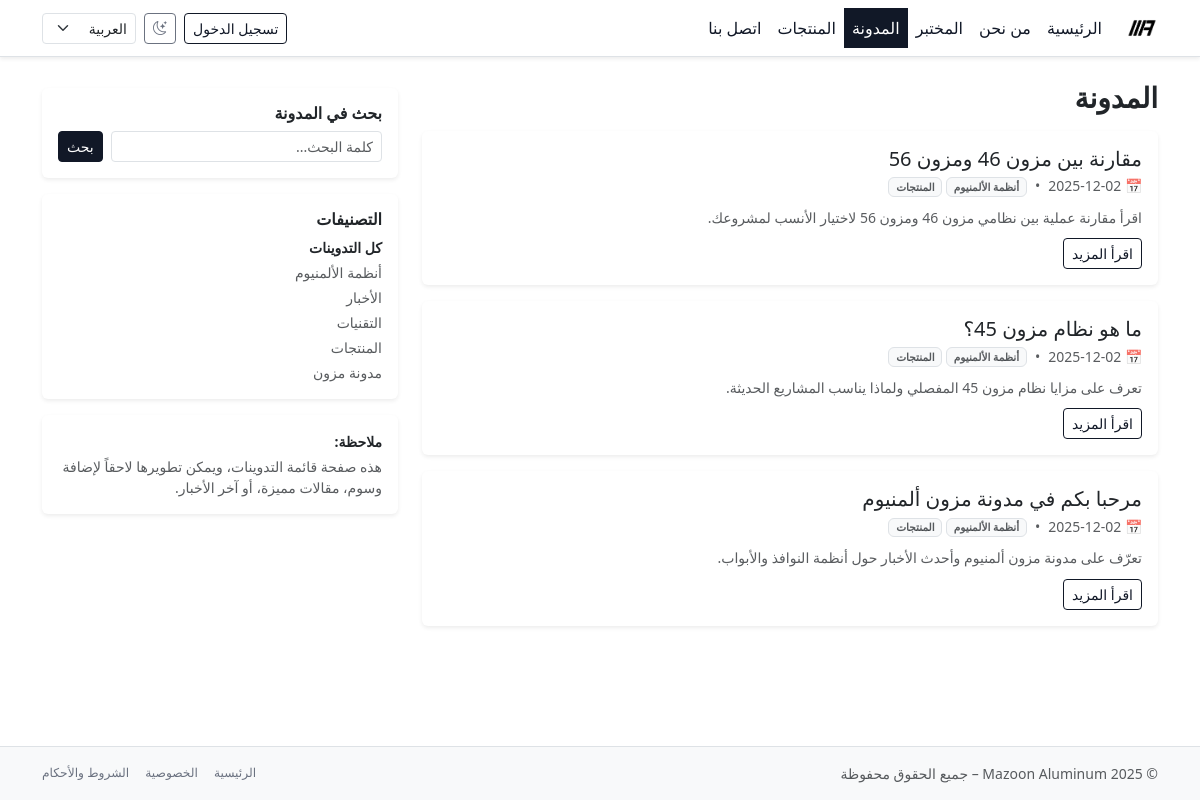
The page /ar/blog/ on the database its author committed.
### website/models.py (models this page shows, shortened)
class TimeStampedModel(models.Model):
    created_at = models.DateTimeField(default=timezone.now, editable=False)
    updated_at = models.DateTimeField(auto_now=True)
    class Meta:
        abstract = True

class BlogPost(TimeStampedModel):
    slug = models.SlugField(unique=True, max_length=200)
    title = models.CharField(max_length=200)
    body = models.TextField()
    meta_title = models.CharField(max_length=255, blank=True, null=True)
    meta_description = models.CharField(max_length=300, blank=True, null=True)
    thumbnail = models.ImageField(
        upload_to="blog/",
        blank=True,
        null=True,
    )
    is_published = models.BooleanField(default=True)
    published_at = models.DateTimeField(default=timezone.now)
    categories = models.ManyToManyField(
        Category,
        related_name="posts",
        blank=True,
    )
    tags = models.ManyToManyField(
        Tag,
        related_name="posts",
        blank=True,
    )
    class Meta:
        ordering = ("-published_at", "-id")
    def get_absolute_url(self):
        return reverse("blog_detail", kwargs={"slug": self.slug})

class Category(TimeStampedModel):
    slug = models.SlugField(unique=True, max_length=100)
    name = models.CharField(max_length=100)
    class Meta:
        ordering = ("name",)

### website/views.py (the view)
# urls.py: path("blog/", BlogListView.as_view(), name="blog_list"),
class BlogListView(ListView):
    model = BlogPost
    template_name = "website/blog_list.html"
    context_object_name = "posts"
    paginate_by = 5
    def get_queryset(self):
        q = self.request.GET.get("q", "").strip()
        qs = BlogPost.objects.filter(is_published=True)
        category_slug = self.kwargs.get("category_slug")
        self.current_category = None
        if category_slug:
            self.current_category = Category.objects.filter(
                slug=category_slug
            ).first()
            if self.current_category:
                qs = qs.filter(categories=self.current_category)
        if q:
            qs = qs.filter(
                Q(title__icontains=q) |
                Q(body__icontains=q)
            )
        self.search_query = q
        return qs
    def get_context_data(self, **kwargs):
        context = super().get_context_data(**kwargs)
        context["categories"] = Category.objects.all()
        context["current_category"] = getattr(self, "current_category", None)
        context["q"] = getattr(self, "search_query", "")
        return context

### core/context_processors/notifications.py (called while the page is built, shortened)
def notifications_context(request):
    user = request.user
    if not user.is_authenticated:
        return {}

### templates/website/blog_list.html (shortened to what this page needs)
{% extends "base.html" %}
{% load i18n static %}
{% block content %}
<div class="row g-4">
  <div class="col-lg-8">
    <header class="mb-3">
      <h1 class="h3 fw-bold mb-1 text-body">
        {% if current_category %}
          {{ current_category.name }}
        {% elif current_tag %}
          {% trans "الوسم" %}: {{ current_tag.name }}
        {% else %}
          {% trans "المدونة" %}
        {% endif %}
      </h1>
    </header>
    {% if posts %}
      <div class="vstack gap-3">
        {% for post in posts %}
          <article class="card border-0 shadow-sm">
            <div class="card-body d-flex flex-column">
              <h2 class="h5 mb-1">
                <a href="{{ post.get_absolute_url }}" class="text-decoration-none text-body">
                  {{ post.title }}
                </a>
              </h2>
              <div class="small text-muted mb-2 d-flex flex-wrap gap-2 align-items-center">
                <span>📅 {{ post.published_at|date:"Y-m-d" }}</span>
                {% with cats=post.categories.all %}
                  {% if cats %}
                    <span>•</span>
                    <span>
                      {% for c in cats %}
                        <span class="badge bg-light text-muted border">
                          {{ c.name }}
                        </span>
                      {% endfor %}
                    </span>
                  {% endif %}
                {% endwith %}
              </div>
              <p class="small mb-2 text-muted" style="line-height: 1.8;">
                {{ post.meta_description|default:post.body|truncatechars:220 }}
              </p>
              <a href="{{ post.get_absolute_url }}" class="btn btn-sm btn-outline-primary align-self-start">
                {% trans "اقرأ المزيد" %}
              </a>
            </div>
          </article>
        {% endfor %}
      </div>
    {% else %}
      <p class="text-muted mb-0">
        {% trans "لا توجد تدوينات متاحة حالياً." %}
      </p>
    {% endif %}
  </div>
  <div class="col-lg-4">
    <aside class="position-sticky" style="top: 88px;">
      <div class="card border-0 shadow-sm mb-3">
        <div class="card-body">
          <h2 class="h6 mb-2 fw-bold text-body">{% trans "بحث في المدونة" %}</h2>
          <form method="get" class="d-flex gap-2">
            <input type="text"
                   name="q"
                   class="form-control form-control-sm"
                   value="{{ q }}"
                   placeholder="{% trans 'كلمة البحث...' %}">
            <button class="btn btn-sm btn-primary" type="submit">
              {% trans "بحث" %}
            </button>
          </form>
        </div>
      </div>
      {% if categories %}
        <div class="card border-0 shadow-sm mb-3">
          <div class="card-body">
            <h2 class="h6 mb-2 fw-bold text-body">{% trans "التصنيفات" %}</h2>
            <div class="vstack gap-1 small">
              <a href="{% url 'blog_list' %}"
                 class="text-decoration-none {% if not current_category and not current_tag %}fw-bold text-body{% else %}text-muted{% endif %}">
                {% trans "كل التدوينات" %}
              </a>
              {% for c in categories %}
                <a href="{% url 'blog_category' category_slug=c.slug %}"
                   class="text-decoration-none {% if current_category and current_category.slug == c.slug %}fw-bold text-body{% else %}text-muted{% endif %}">
                  {{ c.name }}
                </a>
              {% endfor %}
            </div>
          </div>
        </div>
      {% endif %}
      <div class="card border-0 shadow-sm">
        <div class="card-body small text-muted">
          <strong class="d-block mb-1 text-body">{% trans "ملاحظة" %}:</strong>
          <p class="mb-0">
            {% trans "هذه صفحة قائمة التدوينات، ويمكن تطويرها لاحقاً لإضافة وسوم، مقالات مميزة، أو آخر الأخبار." %}
          </p>
        </div>
      </div>
    </aside>
  </div>
</div>
{% endblock %}

### static/css/mazoon_style.css (style rules this page uses)
:root, [data-bs-theme="light"] { --bs-link-color: #111827; --bs-link-color-rgb: 17, 24, 39; --bs-link-hover-color: #020617; --bs-link-hover-color-rgb: 2, 6, 23; --bs-primary: #111827; --bs-primary-rgb: 17, 24, 39; --bs-secondary: #6b7280; --bs-secondary-rgb: 107, 114, 128; }
[data-bs-theme="light"] .btn-primary { --bs-btn-bg: #111827; --bs-btn-border-color: #111827; --bs-btn-color: #fff; --bs-btn-hover-bg: #020617; --bs-btn-hover-border-color: #020617; }
[data-bs-theme="light"] .btn-outline-primary { --bs-btn-color: #111827; --bs-btn-border-color: #111827; --bs-btn-hover-color: #fff; --bs-btn-hover-bg: #111827; --bs-btn-hover-border-color: #111827; }

### rows shown on the page
BlogPost: title "مقارنة بين مزون 46 ومزون 56", published_at "2025-12-02", meta_description "اقرأ مقارنة عملية بين نظامي مزون 46 ومزون 56 لاختيار الأنسب لمشروعك."
Category: name "أنظمة الألمنيوم"
Category: name "المنتجات"
BlogPost: title "ما هو نظام مزون 45؟", published_at "2025-12-02", meta_description "تعرف على مزايا نظام مزون 45 المفصلي ولماذا يناسب المشاريع الحديثة."
BlogPost: title "مرحبا بكم في مدونة مزون ألمنيوم", published_at "2025-12-02", meta_description "تعرّف على مدونة مزون ألمنيوم وأحدث الأخبار حول أنظمة النوافذ والأبواب."
Category: name "الأخبار"
Category: name "التقنيات"
Category: name "مدونة مزون"
